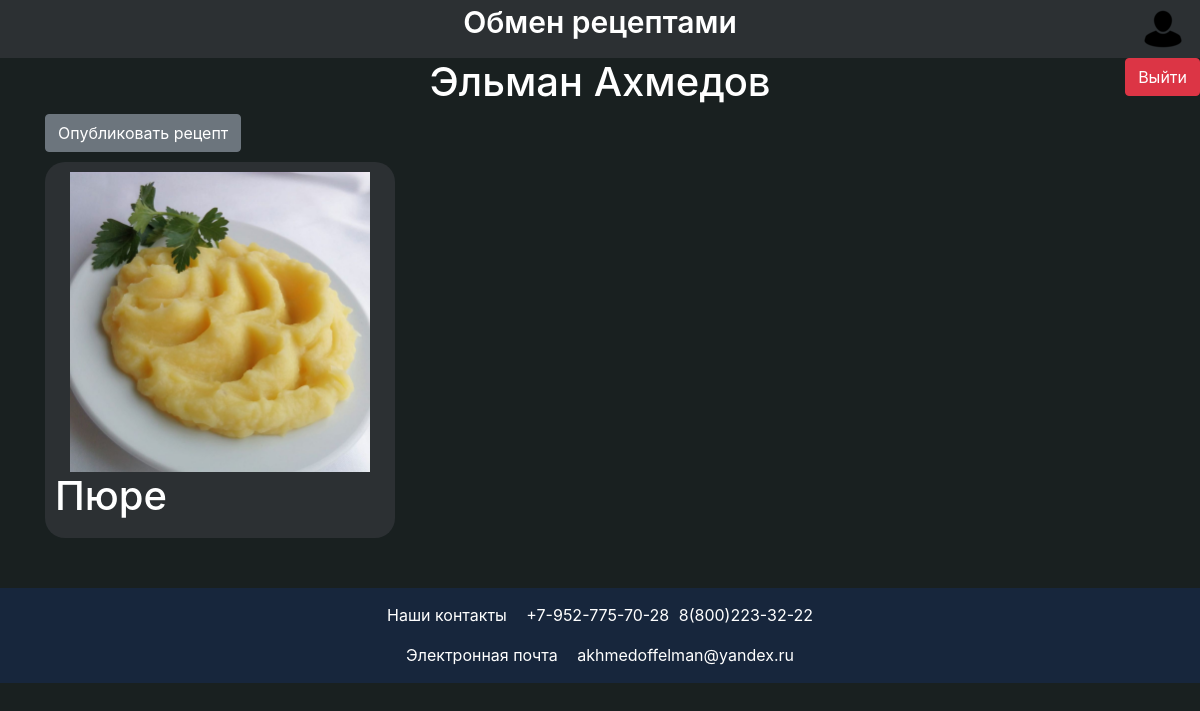
Screenshot of /profile (signed in) with the database file from the repository.
### data/user_model.py (models this page shows, shortened)
class User(SqlAlchemyBase, UserMixin):
    __tablename__ = 'users'
    id = sqlalchemy.Column(sqlalchemy.Integer,
                           primary_key=True, autoincrement=True)
    surname = sqlalchemy.Column(sqlalchemy.String,
                                nullable=True)
    name = sqlalchemy.Column(sqlalchemy.String,
                             nullable=True)
    age = sqlalchemy.Column(sqlalchemy.Integer,
                            nullable=True)
    speciality = sqlalchemy.Column(sqlalchemy.String,
                                   nullable=True)
    address = sqlalchemy.Column(sqlalchemy.String,
                                nullable=True)
    about = sqlalchemy.Column(sqlalchemy.Text,
                              nullable=True)
    email = sqlalchemy.Column(sqlalchemy.String,
                              unique=True, index=True, nullable=True)
    hashed_password = sqlalchemy.Column(sqlalchemy.String,
                                        nullable=True)
    modified_date = sqlalchemy.Column(sqlalchemy.DateTime,
                                      default=datetime.datetime.now())
    leader_job = orm.relationship("Recipe",
                                  back_populates='user')

### data/recipe_model.py (models this page shows)
class Recipe(SqlAlchemyBase, SerializerMixin):
    __tablename__ = 'articles'
    id = sqlalchemy.Column(sqlalchemy.Integer,
                           primary_key=True, autoincrement=True)
    title = sqlalchemy.Column(sqlalchemy.String, nullable=True)
    dish_image = sqlalchemy.Column(sqlalchemy.String,
                                   nullable=True)
    content = sqlalchemy.Column(sqlalchemy.String, nullable=True)
    created_date = sqlalchemy.Column(sqlalchemy.String,
                                     default=datetime.datetime.now().strftime("%B %d, %Y"))
    is_private = sqlalchemy.Column(sqlalchemy.Boolean, default=True)
    user_id = sqlalchemy.Column(sqlalchemy.Integer,
                                sqlalchemy.ForeignKey("users.id"))
    user = orm.relationship('User')

### main.py (the view)
@app.route('/profile')
@login_required
def profile():
    db_sess = create_session()
    recipes = db_sess.query(Recipe).filter(Recipe.user == current_user)
    return render_template('profile.html', title=f"{current_user.name} {current_user.surname}", recipes=recipes)

### data/db_session.py (called while the page is built)
def create_session() -> Session:
    global __factory
    return __factory()

### main.py (called while the page is built)
@login_manager.user_loader
def load_user(user_id):
    db_sess = create_session()
    return db_sess.query(User).get(user_id)

### templates/profile.html
{% extends "base.html" %}
{% block styles %}
<link rel="stylesheet" type="text/css" href="{{ url_for('static', filename='css/profile.css') }}">
{% endblock %}
{% block nav_buttons %}
<a href="/logout" type="button" class="btn btn-danger">Выйти</a>
{% endblock %}
{% block content %}
<div class="profile_header">
    <h1>{{ current_user.name }} {{ current_user.surname }}</h1>
</div>
<div class="add_recipe_button">
    <a href="add_recipe" class="btn btn-secondary">Опубликовать рецепт</a>
</div>
<div class="all_recipes">
    {% for recipe in recipes %}
    <div class="recipe">
        <div class="recipe_img">
            <img src="static/users_img/{{ recipe.dish_image }}" width="300" height="300"
                 onerror="this.src='static/img/default_image.jpg';">
        </div>
        <div class="recipe-content">
            <div class="recipe-title"><h1 class="recipe-title"><a href="/recipe/{{ recipe.id }}">{{ recipe.title }}</a>
            </h1></div>
        </div>
    </div>
    {% endfor %}
</div>
{% endblock %}

### static/css/profile.css (style rules this page uses)
.profile_header { text-align: center; }
.add_recipe_button { margin-bottom: 10px; }
.all_recipes { display: grid; grid-template-columns: repeat(auto-fill, minmax(30%, 1fr)); gap: 30px; }
.recipe { background-color: #2C3033; border-radius: 20px; width: 350px; padding: 10px; }
.recipe_img { display: flex; justify-content: center; }
.recipe-title { color: white; }
.recipe-title a { color: white; }

### static/css/base.css (style rules this page uses)
body { background-color: #192020; background-size: cover; }

### rows the page displays
User: name "Эльман", surname "Ахмедов"
Recipe: dish_image (picture), title "Пюре"
